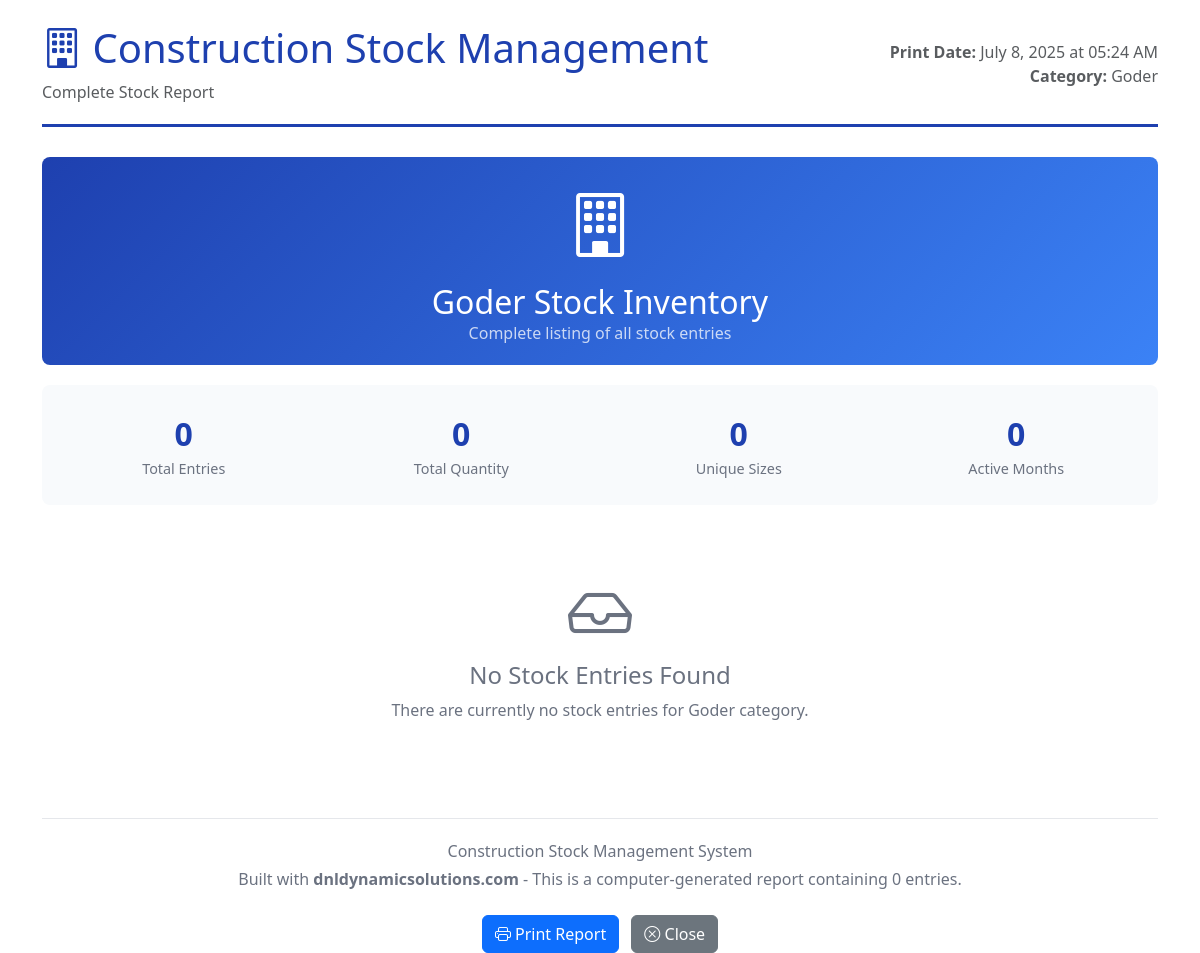
Page /print_category/goder (signed in) on the earlier database version.
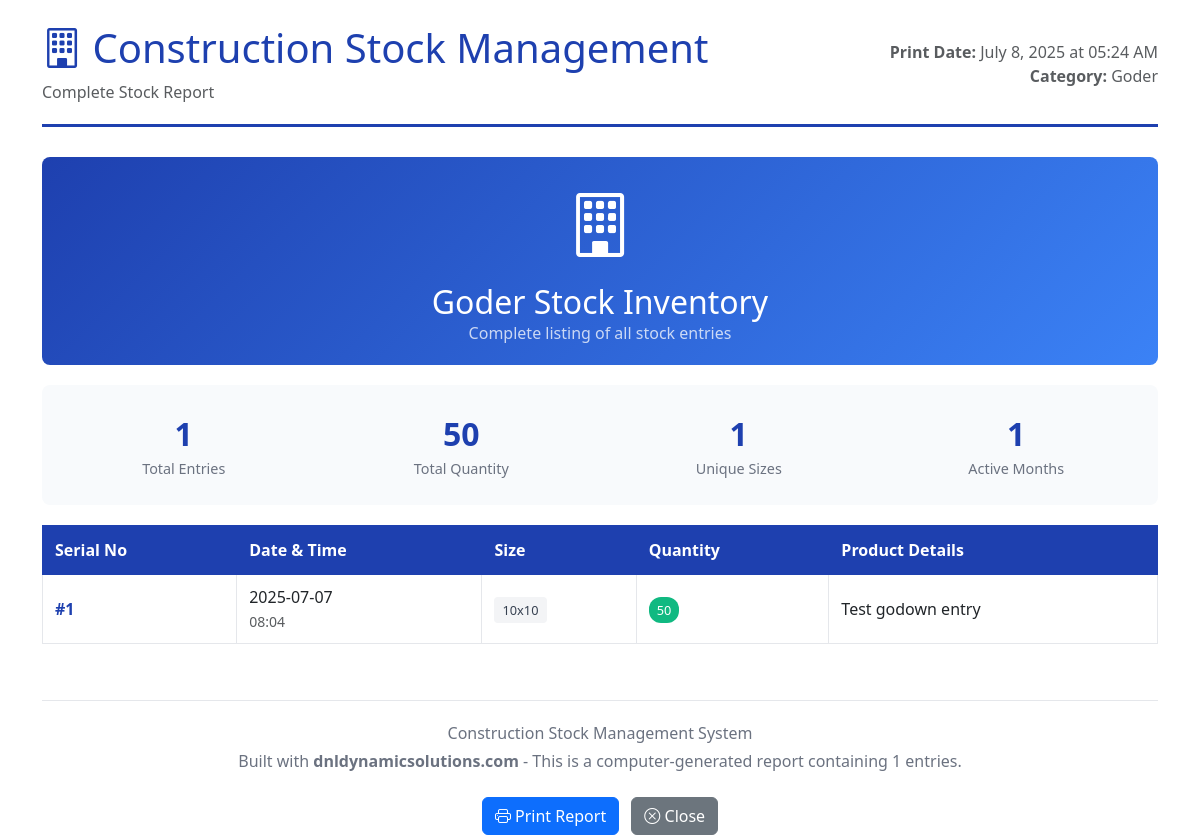
Same page on the later database version.
### models.py (models this page shows, shortened)
class StockEntry(db.Model):
    __tablename__ = 'stock_entries'
    CATEGORY_CHOICES = [
        ('goder', 'Goder'),
        ('double_tt', 'Double TT'),
        ('slop', 'Slop'),
        ('column', 'Column'),
        ('phhty', 'Phhty'),
        ('others', 'Others'),
    ]
    serial_no = db.Column(db.Integer, primary_key=True, autoincrement=True)
    category = db.Column(db.String(20), nullable=False)
    size = db.Column(db.String(100), nullable=False)
    quantity = db.Column(db.Integer, nullable=False)
    product_details = db.Column(db.Text, nullable=True)
    timestamp = db.Column(db.DateTime, default=datetime.utcnow)

### routes.py (the view)
@app.route('/print_category/<category_name>')
@login_required
def print_category(category_name):
    if category_name not in CATEGORIES:
        flash('Invalid category', 'error')
        return redirect(url_for('index'))
    entries = StockEntry.query.filter_by(category=category_name).order_by(StockEntry.timestamp.desc()).all()
    category_info = CATEGORIES[category_name]
    return render_template('print_category.html',
                         entries=entries,
                         category=category_name,
                         category_info=category_info)

### app.py (called while the page is built)
@login_manager.user_loader
def load_user(user_id):
    from models import User
    return User.query.get(int(user_id))

### routes.py (called while the page is built)
@app.template_filter('format_date')
def format_date(value):
    if value:
        return value.strftime('%Y-%m-%d')
    return ''

### templates/print_category.html (shortened to what the changed rows need)
<!DOCTYPE html>
<html lang="en">
<head>
    <link href="https://cdn.jsdelivr.net/npm/bootstrap@5.3.0/dist/css/bootstrap.min.css" rel="stylesheet">
    <link rel="stylesheet" href="https://cdn.jsdelivr.net/npm/bootstrap-icons@1.11.0/font/bootstrap-icons.css">
</head>
<body>
    <div class="container mt-4">
        <div class="print-header">
            <div class="row align-items-center">
                <div class="col-md-8">
                    <h1 class="company-logo">
                        <i class="bi bi-building"></i>
                        Construction Stock Management
                    </h1>
                </div>
                <div class="col-md-4 text-end">
                    <div class="text-muted">
                        <div><strong>Print Date:</strong> <span id="printDate"></span></div>
                        <div><strong>Category:</strong> {{ category_info.name }}</div>
                    </div>
                </div>
            </div>
        </div>
        <div class="category-header text-center">
            <div class="category-icon"><i class="{{ category_info.icon }} text-white" style="font-size: 4rem;"></i></div>
            <h2 class="mb-0">{{ category_info.name }} Stock Inventory</h2>
            <p class="mb-0 opacity-75">Complete listing of all stock entries</p>
        </div>
        <div class="stats-row">
            <div class="row">
                <div class="col-md-3 col-6">
                    <div class="stat-item">
                        <div class="stat-number">{{ entries|length }}</div>
                        <div class="stat-label">Total Entries</div>
                    </div>
                </div>
                <div class="col-md-3 col-6">
                    <div class="stat-item">
                        <div class="stat-number">{{ entries|sum(attribute='quantity') or 0 }}</div>
                        <div class="stat-label">Total Quantity</div>
                    </div>
                </div>
                <div class="col-md-3 col-6">
                    <div class="stat-item">
                        <div class="stat-number">{{ entries|map(attribute='size')|unique|list|length }}</div>
                        <div class="stat-label">Unique Sizes</div>
                    </div>
                </div>
                <div class="col-md-3 col-6">
                    <div class="stat-item">
                        <div class="stat-number">
                            {% set months = [] %}
                            {{ months|length }}
                        </div>
                        <div class="stat-label">Active Months</div>
                    </div>
                </div>
            </div>
        </div>
        {% if entries %}
        <div class="table-responsive">
            <table class="table">
                <thead>
                    <tr>
                        <th>Serial No</th>
                        <th>Date & Time</th>
                        <th>Size</th>
                        <th>Quantity</th>
                        <th>Product Details</th>
                    </tr>
                </thead>
                <tbody>
                    {% for entry in entries %}
                    <tr>
                        <td>
                            <span class="serial-number">#{{ entry.serial_no }}</span>
                        </td>
                        <td>
                            <div>{{ entry.timestamp|format_date }}</div>
                            <small class="text-muted">{{ entry.timestamp.strftime('%H:%M') }}</small>
                        </td>
                        <td>
                            <span class="size-badge">{{ entry.size }}</span>
                        </td>
                        <td>
                            <span class="quantity-badge">{{ entry.quantity }}</span>
                        </td>
                        <td>
                            <div style="max-width: 200px; word-wrap: break-word;">
                                {{ entry.product_details if entry.product_details else '-' }}
                            </div>
                        </td>
                    </tr>
                    {% endfor %}
                </tbody>
            </table>
        </div>
        {% else %}
        <div class="empty-state">
            <i class="bi bi-inbox"></i>
            <h4>No Stock Entries Found</h4>
            <p>There are currently no stock entries for {{ category_info.name }} category.</p>
        </div>
        {% endif %}
        <div class="print-footer">
            <p class="mb-1">Construction Stock Management System</p>
            <p class="mb-0">Built with <strong>dnldynamicsolutions.com</strong> - This is a computer-generated report containing {{ entries|length }} entries.</p>
        </div>
    </div>
</body>
</html>

Differences in the rows shown:
now on this page (row edited): StockEntry: name "Goder", serial_no "1", timestamp "2025-07-07", timestamp "08:04", size "10x10", quantity "50", product_details "Test godown entry"
Other differences:
{{ entries|length }}: "0" → "1"
{{ entries|sum(attribute='quantity') or 0 }}: "0" → "50"
{{ entries|map(attribute='size')|unique|list|length }}: "0" → "1"
{{ months|length }}: "0" → "1"
{{ category_info.name }}: "Goder" → (not shown)
text no longer shown: "No Stock Entries Found There are currently no stock entries for category."
text now shown: "Serial No Date & Time Size Quantity Product Details"
